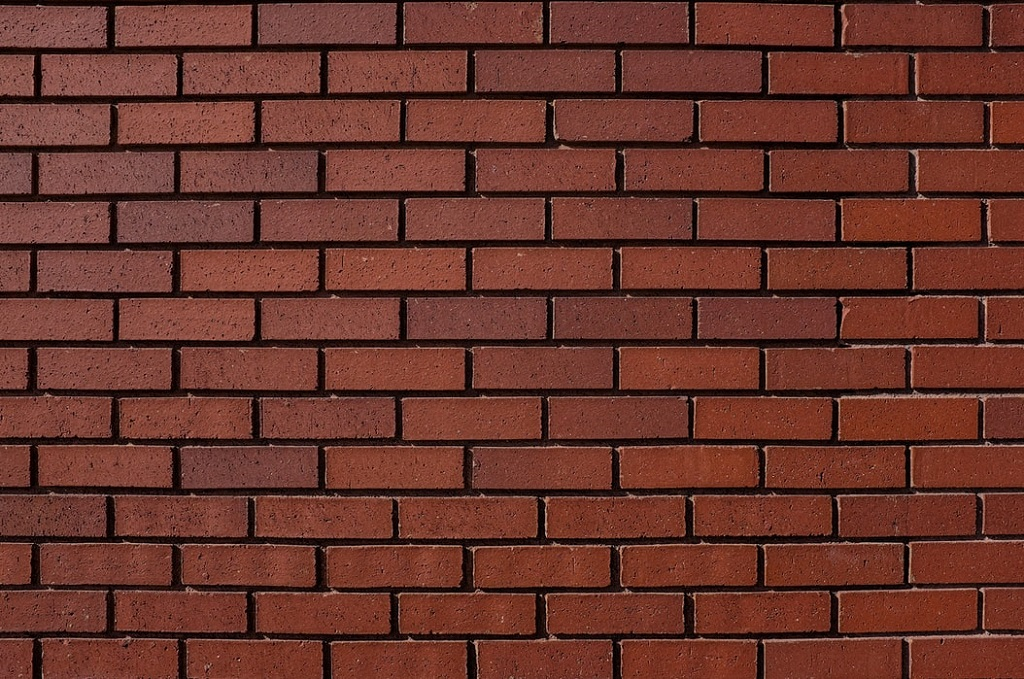
#> input picture ObjectCounting/img_repo/wall.jpg, 1024 x 679 px
$ python objectContours.py
#> lines starting #> are read from the running program, lines starting #| are printed output that depends on the picture; after the words box and inside, x2 and y2 are one past the last pixel; in counts of white or black regions, pixels touching at a corner belong together
#> in main, img is the input picture: shape (679, 1024, 3); mean B, G, R 43.7, 53.8, 106
import cv2 as cv
import numpy as np


def drawAllContours(img, blurKernel_size=5, morphKernel_size=5, canny_config=(45,180)):
#> called with blurKernel_size = 11, morphKernel_size = 5, canny_config = (45, 180)
    img = cv.resize(img, (600,600))
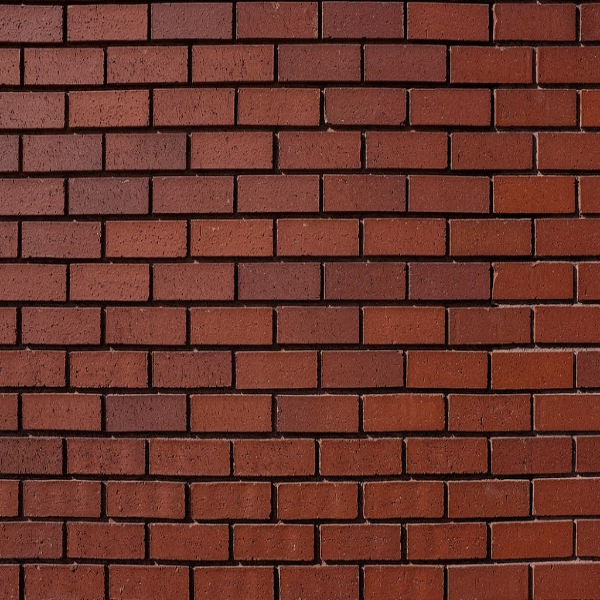
#> img: shape (600, 600, 3); mean of channels 0, 1, 2 43.6, 53.7, 105.9; drawn as B, G, R
    img_out = img
    kernel_morph = np.ones((morphKernel_size, morphKernel_size))
    kernel_blur = (blurKernel_size, blurKernel_size)
    img_gray = cv.cvtColor(img, cv.COLOR_BGR2GRAY)
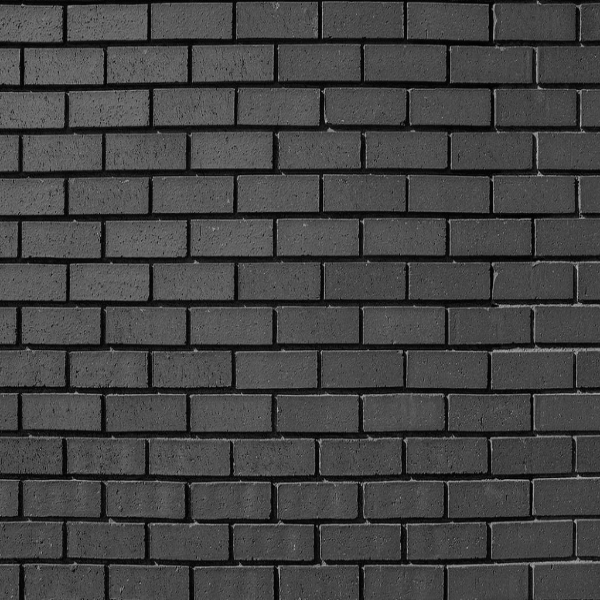
#> img_gray: shape (600, 600); min 1, max 183, mean 68.1
    img_gray = cv.GaussianBlur(img_gray, kernel_blur, 1)

    img_gray = cv.erode(img_gray, kernel_morph, iterations=2)
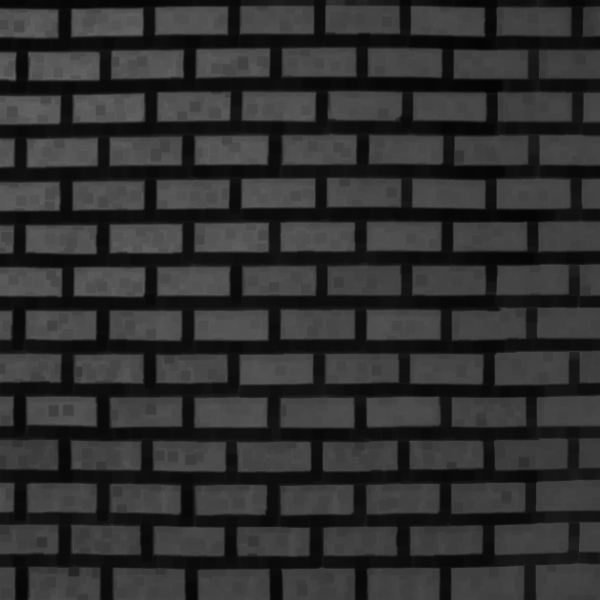
#> img_gray: shape (600, 600); min 4, max 100, mean 48
    img_gray = cv.dilate(img_gray, kernel_morph, iterations=2)
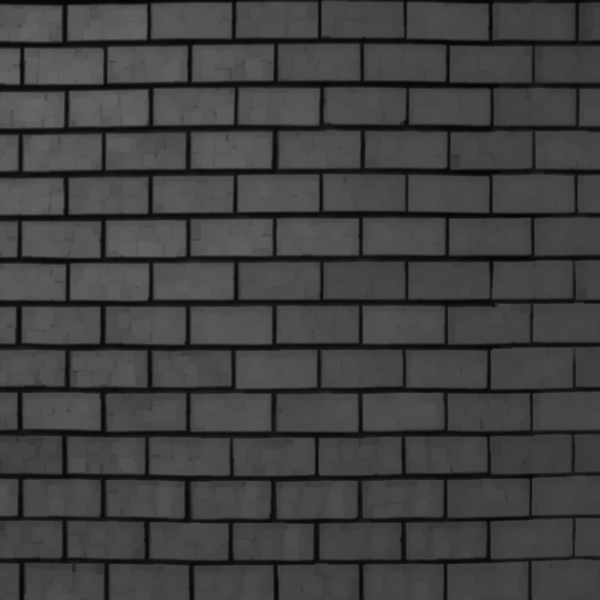
#> img_gray: shape (600, 600); min 4, max 100, mean 64.3

    img_gray = cv.Canny(img_gray, canny_config[0], canny_config[1], 3)
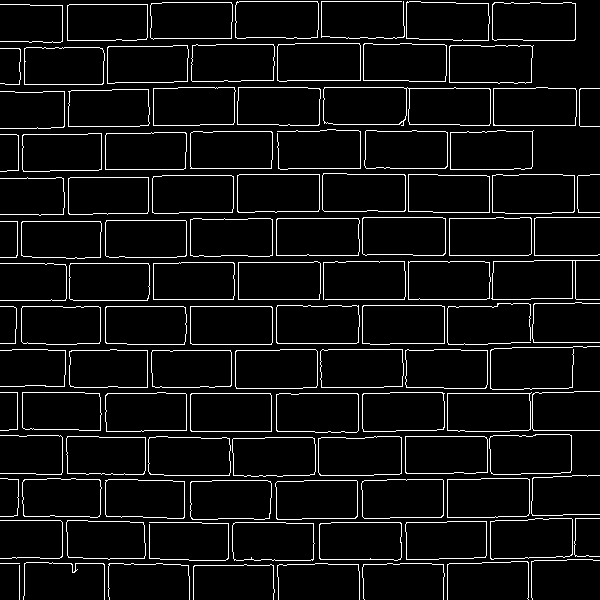
#> img_gray: shape (600, 600); 6.1% white in thin lines or dots
    contours, hierarchy = cv.findContours(img_gray, cv.RETR_EXTERNAL, cv.CHAIN_APPROX_SIMPLE)
#> contours = 106 contours, 35 with area under 20; largest, box (x1, y1, x2, y2) and area: (323, 87, 491, 126) 5988, (276, 393, 359, 433) 3139, (235, 349, 318, 389) 3134, (362, 305, 445, 345) 3133, (492, 174, 575, 214) 3132
    cv.drawContours(img_out, contours, -1, (0,255,0), 1)
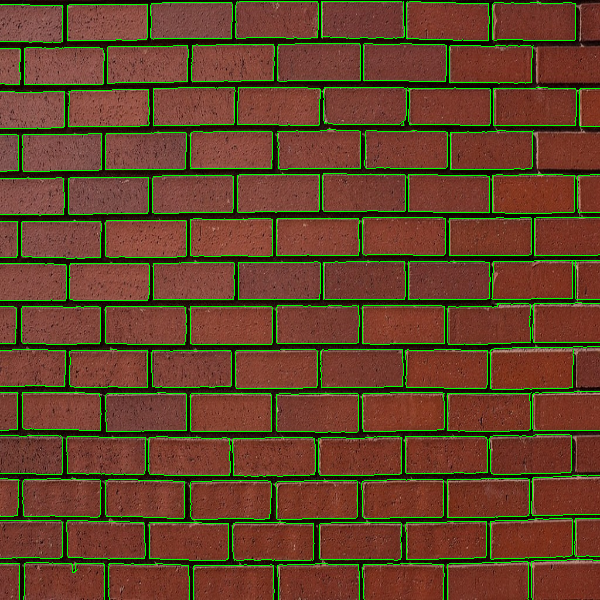
#> img_out: shape (600, 600, 3); 6.1% of pixels changed, all inside (x1, y1, x2, y2) = (0, 1, 600, 600); drawn as B, G, R
    count = len(contours)
#> count = 106
    return img_out, count


def main(gridPath):
    img = cv.imread(gridPath)
    img_out, count = drawAllContours(img,11)
#> count = 106
    labelTextX = "Objects Detected: "
    labelTextY = str(count)
#> labelTextY = '106'
    lengthLabel = cv.putText(img_out, (labelTextX+labelTextY),(1,30), cv.FONT_ITALIC, 1, (255,0,0), 2, cv.LINE_AA,False)
    cv.imshow('Output' , img_out)
    cv.imshow('Input' , img)
    cv.waitKey(0)
    cv.destroyAllWindows()


if __name__ == "__main__":

    gridPath = "./img_repo/wall.jpg"
    main(gridPath)

    # Filters are to be tuned according to the image
